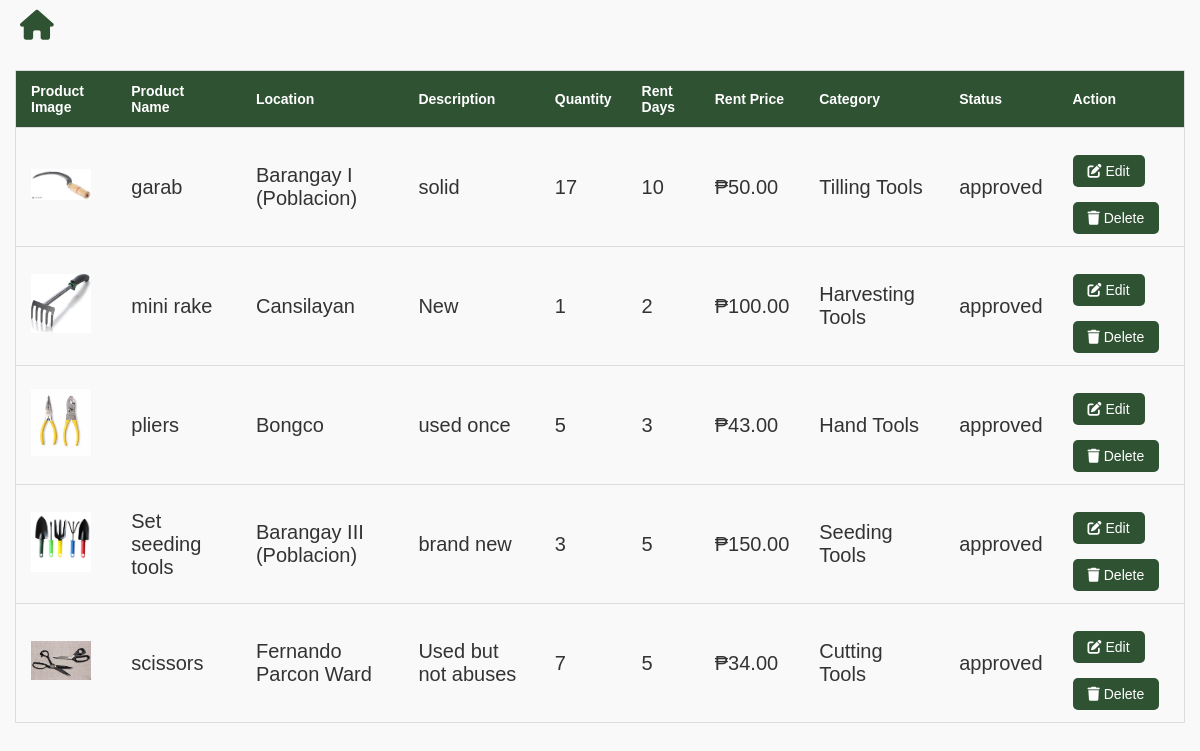
The app's page /index/ViewProduct.php with its own data.
### tables this page shows
CREATE TABLE `products` (
  `id` int(11) NOT NULL,
  `product_name` varchar(255) NOT NULL,
  `town` varchar(255) DEFAULT NULL,
  `location` varchar(255) NOT NULL,
  `description` text DEFAULT NULL,
  `quantity` int(11) NOT NULL,
  `categories` varchar(255) NOT NULL,
  `price` decimal(10,2) NOT NULL,
  `image` varchar(255) NOT NULL,
  `status` enum('pending','approved','declined') DEFAULT 'pending',
  `rent_days` int(11) NOT NULL,
  `created_at` timestamp NOT NULL DEFAULT current_timestamp(),
  `penalty_amount` decimal(10,2) DEFAULT 0.05
);

### index/ViewProduct.php (the view, shortened to what this page needs)
<?php
@include 'config.php';
?>
<!DOCTYPE html>
<html lang="en">
<head>
    <link rel="stylesheet" href="https://cdnjs.cloudflare.com/ajax/libs/font-awesome/6.0.0-beta3/css/all.min.css" />
    <link rel="stylesheet" href="css/lender.css">
</head>
<body>
<div class="back-button-container">
    <a href="../Admin.php" class="back-button"><i class="fa-solid fa-house"></i></a>
</div>
<div class="product-display">
    <table class="product-display-table">
        <thead>
        <tr>
            <th>Product Image</th>
            <th>Product Name</th>
            <th>Location</th>
            <th>Description</th>
            <th>Quantity</th>
            <th>Rent Days</th>
            <th>Rent Price</th>
            <th>Category</th>
            <th>Status</th>
            <th>Action</th>
        </tr>
        </thead>
        <tbody>
        <?php
        $select = $conn->query("SELECT * FROM products");
        while ($row = $select->fetch_assoc()) { ?>
            <tr>
                <td>
                    <img class="product-image" src="uploaded_img/<?php echo htmlspecialchars($row['image']); ?>" height="100" alt="Product: <?php echo htmlspecialchars($row['product_name']); ?>">
                </td>
                <td><?php echo htmlspecialchars($row['product_name']); ?></td>
                <td><?php echo htmlspecialchars($row['location']); ?></td>
                <td class="description"><?php echo htmlspecialchars($row['description']); ?></td>
                <td><?php echo max(0, $row['quantity']); ?></td>
                <td><?php echo htmlspecialchars($row['rent_days']); ?></td>
                <td>₱<?php echo htmlspecialchars($row['price']); ?></td>
                <td><?php echo htmlspecialchars($row['categories']); ?></td>
                <td><?php echo htmlspecialchars($row['status']); ?></td>
                <td>
                    <a href="UpdateProd.php?edit=<?php echo $row['id']; ?>" class="btn"><i class="fas fa-edit"></i> Edit</a>
                    <a href="ViewProduct.php?delete=<?php echo $row['id']; ?>" class="btn" onclick="return confirm('Are you sure you want to delete this product?');"><i class="fas fa-trash"></i> Delete</a>
                </td>
            </tr>
        <?php } ?>
        </tbody>
    </table>
</div>
</body>
</html>

### index/css/lender.css (style rules this page uses)
body { font-family: Arial, sans-serif; background-color: #f9f9f9; color: #333; padding: auto; }
.btn { width: 100%; padding: 12px; background-color: #2F5233; color: white; font-size: 16px; border: none; border-radius: 5px; cursor: pointer; transition: background-color 0.3s ease; }
a.btn { width: auto; display: inline-block; margin-top: 15px; background-color: #ccc; text-align: center; text-decoration: none; color: #333; }
.back-button-container { margin: 10px 0; }
.back-button { text-decoration: none; color: #2F5233; padding: 10px 20px; border-radius: 5px; font-size: 16px; transition: background-color 0.3s; }
.back-button i { font-size: 30px; }

### index/ViewProduct.php (style rules this page uses)
body { font-family: Arial, sans-serif; background-color: #f9f9f9; margin: 0; padding: 0; color: #333; }
a { text-decoration: none; color: inherit; }
.product-display { margin: 30px auto; max: 1200px; padding: 0 15px; }
.product-display-table { width: 100%; border-collapse: collapse; border: 1px solid #ddd; }
.product-display-table th, .product-display-table td { padding: 12px 15px; text-align: left; border-bottom: 1px solid #ddd; }
.product-display-table th { background-color: #2F5233; color: white; font-size: 14px; }
.product-display-table td { font-size: 20px; }
.product-display-table td img { width: 60px; height: auto; }
.product-display-table td .btn { padding: 8px 15px; background-color: #2F5233; color: white; border: none; border-radius: 5px; cursor: pointer; transition: background-color 0.3s; font-size: 14px; }
.btn { font-size: 14px; padding: 8px 15px; border-radius: 5px; background-color: #2F5233; color: white; border: none; cursor: pointer; transition: background-color 0.3s ease; }
.back-button-container { margin: 10px 0; }
.back-button { text-decoration: none; color: #2F5233; padding: 10px 20px; border-radius: 5px; font-size: 16px; transition: background-color 0.3s; }
.back-button i { font-size: 30px; }

### records on screen
products: image (picture), product_name "garab", location "Barangay I (Poblacion)", description "solid", quantity "17", rent_days "10", price "50.00", categories "Tilling Tools", status "approved"
products: image (picture), product_name "mini rake", location "Cansilayan", description "New", quantity "1", rent_days "2", price "100.00", categories "Harvesting Tools", status "approved"
products: image (picture), product_name "pliers", location "Bongco", description "used once", quantity "5", rent_days "3", price "43.00", categories "Hand Tools", status "approved"
products: image (picture), product_name "Set seeding tools", location "Barangay III (Poblacion)", description "brand new", quantity "3", rent_days "5", price "150.00", categories "Seeding Tools", status "approved"
products: image (picture), product_name "scissors", location "Fernando Parcon Ward", description "Used but not abuses", quantity "7", rent_days "5", price "34.00", categories "Cutting Tools", status "approved"
